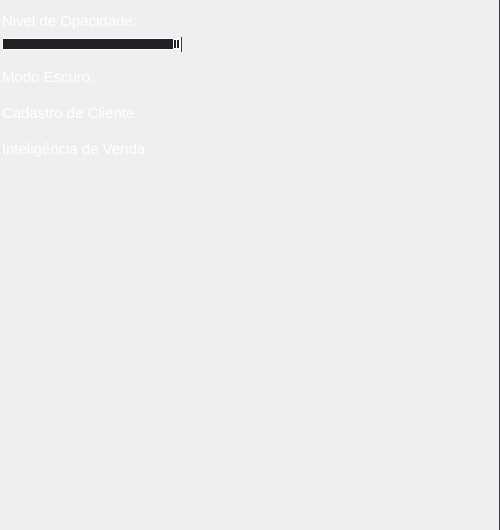
                           <widget class="QFrame" name="frame_13">
                            <property name="minimumSize">
                             <size>
                              <width>500</width>
                              <height>530</height>
                             </size>
                            </property>
                            <property name="maximumSize">
                             <size>
                              <width>16777215</width>
                              <height>530</height>
                             </size>
                            </property>
                            <property name="styleSheet">
                             <string notr="true">border-radius: 0px;
border: 0px solid rgb(212, 212, 212);
border-right: 1px solid rgb(54, 57, 62);</string>
                            </property>
                            <property name="frameShape">
                             <enum>QFrame::StyledPanel</enum>
                            </property>
                            <property name="frameShadow">
                             <enum>QFrame::Raised</enum>
                            </property>
                            <layout class="QVBoxLayout" name="verticalLayout_11">
                             <property name="leftMargin">
                              <number>2</number>
                             </property>
                             <item alignment="Qt::AlignLeft">
                              <widget class="QLabel" name="label_3">
                               <property name="minimumSize">
                                <size>
                                 <width>360</width>
                                 <height>20</height>
                                </size>
                               </property>
                               <property name="maximumSize">
                                <size>
                                 <width>360</width>
                                 <height>20</height>
                                </size>
                               </property>
                               <property name="font">
                                <font>
                                 <family>Arial</family>
                                 <pointsize>11</pointsize>
                                </font>
                               </property>
                               <property name="styleSheet">
                                <string notr="true">border-radius: 0px;
border: 0px solid rgb(212, 212, 212);
color: rgb(255, 255, 255);</string>
                               </property>
                               <property name="text">
                                <string>Nivel de Opacidade:</string>
                               </property>
                              </widget>
                             </item>
                             <item alignment="Qt::AlignLeft|Qt::AlignTop">
                              <widget class="QSlider" name="slopaci">
                               <property name="minimumSize">
                                <size>
                                 <width>180</width>
                                 <height>15</height>
                                </size>
                               </property>
                               <property name="maximumSize">
                                <size>
                                 <width>180</width>
                                 <height>15</height>
                                </size>
                               </property>
                               <property name="styleSheet">
                                <string notr="true">QSlider::groove:horizontal {
border: 1px solid rgb(255, 255, 255);
background: rgb(32, 34, 37);
height: 10px;
border-radius: 0px;
}

QSlider::sub-page:horizontal {
background: qlineargradient(x1: 0, y1: 0,    x2: 0, y2: 1,
    stop: 0 rgb(62, 65, 72), stop: 1 rgb(62, 65, 72));
background: qlineargradient(x1: 0, y1: 0.2, x2: 1, y2: 1,
    stop: 0 rgb(62, 65, 72), stop: 1 rgb(62, 65, 72));
border: 1px solid rgb(255, 255, 255);
height: 10px;
border-radius: 0px;
}

QSlider::handle:horizontal {
background: qlineargradient(x1:0, y1:0, x2:1, y2:1,
    stop:0 #eee, stop:1 #ccc);
border: 1px solid rgb(255, 255, 255);
width: 5px;
border-radius: 0px;
}</string>
                               </property>
                               <property name="minimum">
                                <number>75</number>
                               </property>
                               <property name="maximum">
                                <number>100</number>
                               </property>
                               <property name="singleStep">
                                <number>2</number>
                               </property>
                               <property name="pageStep">
                                <number>2</number>
                               </property>
                               <property name="value">
                                <number>100</number>
                               </property>
                               <property name="tracking">
                                <bool>false</bool>
                               </property>
                               <property name="orientation">
                                <enum>Qt::Horizontal</enum>
                               </property>
                               <property name="tickPosition">
                                <enum>QSlider::NoTicks</enum>
                               </property>
                               <property name="tickInterval">
                                <number>0</number>
                               </property>
                              </widget>
                             </item>
                             <item alignment="Qt::AlignLeft|Qt::AlignVCenter">
                              <widget class="QFrame" name="frame_15">
                               <property name="minimumSize">
                                <size>
                                 <width>360</width>
                                 <height>30</height>
                                </size>
                               </property>
                               <property name="maximumSize">
                                <size>
                                 <width>360</width>
                                 <height>30</height>
                                </size>
                               </property>
                               <property name="styleSheet">
                                <string notr="true">border-radius: 0px;
border: 0px solid rgb(212, 212, 212);</string>
                               </property>
                               <property name="frameShape">
                                <enum>QFrame::StyledPanel</enum>
                               </property>
                               <property name="frameShadow">
                                <enum>QFrame::Raised</enum>
                               </property>
                               <layout class="QHBoxLayout" name="horizontalLayout_5">
                                <property name="spacing">
                                 <number>0</number>
                                </property>
                                <property name="leftMargin">
                                 <number>0</number>
                                </property>
                                <property name="rightMargin">
                                 <number>150</number>
                                </property>
                                <item alignment="Qt::AlignLeft|Qt::AlignTop">
                                 <widget class="QLabel" name="label_7">
                                  <property name="minimumSize">
                                   <size>
                                    <width>145</width>
                                    <height>20</height>
                                   </size>
                                  </property>
                                  <property name="maximumSize">
                                   <size>
                                    <width>145</width>
                                    <height>20</height>
                                   </size>
                                  </property>
                                  <property name="font">
                                   <font>
                                    <family>Arial</family>
                                    <pointsize>11</pointsize>
                                   </font>
                                  </property>
                                  <property name="styleSheet">
                                   <string notr="true">color: rgb(255, 255, 255);</string>
                                  </property>
                                  <property name="text">
                                   <string>Modo Escuro:</string>
                                  </property>
                                 </widget>
                                </item>
                                <item alignment="Qt::AlignLeft|Qt::AlignTop">
                                 <widget class="QPushButton" name="btndark">
                                  <property name="minimumSize">
                                   <size>
                                    <width>35</width>
                                    <height>20</height>
                                   </size>
                                  </property>
                                  <property name="maximumSize">
                                   <size>
                                    <width>35</width>
                                    <height>20</height>
                                   </size>
                                  </property>
                                  <property name="text">
                                   <string/>
                                  </property>
                                  <property name="icon">
                                   <iconset>
                                    <normaloff>../Icons/off.ico</normaloff>../Icons/off.ico</iconset>
                                  </property>
                                  <property name="iconSize">
                                   <size>
                                    <width>35</width>
                                    <height>35</height>
                                   </size>
                                  </property>
                                 </widget>
                                </item>
                               </layout>
                              </widget>
                             </item>
                             <item>
                              <widget class="QFrame" name="frame_16">
                               <property name="minimumSize">
                                <size>
                                 <width>360</width>
                                 <height>30</height>
                                </size>
                               </property>
                               <property name="maximumSize">
                                <size>
                                 <width>360</width>
                                 <height>30</height>
                                </size>
                               </property>
                               <property name="styleSheet">
                                <string notr="true">border-radius: 0px;
border: 0px solid rgb(212, 212, 212);</string>
                               </property>
                               <property name="frameShape">
                                <enum>QFrame::StyledPanel</enum>
                               </property>
                               <property name="frameShadow">
                                <enum>QFrame::Raised</enum>
                               </property>
                               <layout class="QHBoxLayout" name="horizontalLayout_6">
                                <property name="spacing">
                                 <number>0</number>
                                </property>
                                <property name="leftMargin">
                                 <number>0</number>
                                </property>
                                <property name="topMargin">
                                 <number>9</number>
                                </property>
                                <property name="rightMargin">
                                 <number>150</number>
                                </property>
                                <property name="bottomMargin">
                                 <number>9</number>
                                </property>
                                <item alignment="Qt::AlignLeft|Qt::AlignTop">
                                 <widget class="QLabel" name="label_8">
                                  <property name="minimumSize">
                                   <size>
                                    <width>145</width>
                                    <height>20</height>
                                   </size>
                                  </property>
                                  <property name="maximumSize">
                                   <size>
                                    <width>145</width>
                                    <height>20</height>
                                   </size>
                                  </property>
                                  <property name="font">
                                   <font>
                                    <family>Arial</family>
                                    <pointsize>11</pointsize>
                                   </font>
                                  </property>
                                  <property name="styleSheet">
                                   <string notr="true">color: rgb(255, 255, 255);</string>
                                  </property>
                                  <property name="text">
                                   <string>Cadastro de Cliente:</string>
                                  </property>
                                 </widget>
                                </item>
                                <item alignment="Qt::AlignLeft|Qt::AlignTop">
                                 <widget class="QPushButton" name="btncadast">
                                  <property name="minimumSize">
                                   <size>
                                    <width>35</width>
                                    <height>20</height>
                                   </size>
                                  </property>
                                  <property name="maximumSize">
                                   <size>
                                    <width>35</width>
                                    <height>20</height>
                                   </size>
                                  </property>
                                  <property name="text">
                                   <string/>
                                  </property>
                                  <property name="icon">
                                   <iconset>
                                    <normaloff>../Icons/off.ico</normaloff>../Icons/off.ico</iconset>
                                  </property>
                                  <property name="iconSize">
                                   <size>
                                    <width>35</width>
                                    <height>35</height>
                                   </size>
                                  </property>
                                 </widget>
                                </item>
                               </layout>
                              </widget>
                             </item>
                             <item>
                              <widget class="QFrame" name="frame_18">
                               <property name="minimumSize">
                                <size>
                                 <width>360</width>
                                 <height>30</height>
                                </size>
                               </property>
                               <property name="maximumSize">
                                <size>
                                 <width>360</width>
                                 <height>30</height>
                                </size>
                               </property>
                               <property name="styleSheet">
                                <string notr="true">border-radius: 0px;
border: 0px solid rgb(212, 212, 212);</string>
                               </property>
                               <property name="frameShape">
                                <enum>QFrame::StyledPanel</enum>
                               </property>
                               <property name="frameShadow">
                                <enum>QFrame::Raised</enum>
                               </property>
                               <layout class="QHBoxLayout" name="horizontalLayout_9">
                                <property name="spacing">
                                 <number>0</number>
                                </property>
                                <property name="leftMargin">
                                 <number>0</number>
                                </property>
                                <property name="rightMargin">
                                 <number>150</number>
                                </property>
                                <item>
                                 <widget class="QLabel" name="label_10">
                                  <property name="minimumSize">
                                   <size>
                                    <width>145</width>
                                    <height>20</height>
                                   </size>
                                  </property>
                                  <property name="maximumSize">
                                   <size>
                                    <width>145</width>
                                    <height>20</height>
                                   </size>
                                  </property>
                                  <property name="font">
                                   <font>
                                    <family>Arial</family>
                                    <pointsize>11</pointsize>
                                   </font>
                                  </property>
                                  <property name="styleSheet">
                                   <string notr="true">color: rgb(255, 255, 255);</string>
                                  </property>
                                  <property name="text">
                                   <string>Inteligência de Venda:</string>
                                  </property>
                                 </widget>
                                </item>
                                <item alignment="Qt::AlignLeft">
                                 <widget class="QPushButton" name="btnintvend">
                                  <property name="minimumSize">
                                   <size>
                                    <width>35</width>
                                    <height>20</height>
                                   </size>
                                  </property>
                                  <property name="maximumSize">
                                   <size>
                                    <width>35</width>
                                    <height>20</height>
                                   </size>
                                  </property>
                                  <property name="text">
                                   <string/>
                                  </property>
                                  <property name="icon">
                                   <iconset>
                                    <normaloff>../Icons/off.ico</normaloff>../Icons/off.ico</iconset>
                                  </property>
                                  <property name="iconSize">
                                   <size>
                                    <width>35</width>
                                    <height>35</height>
                                   </size>
                                  </property>
                                 </widget>
                                </item>
                               </layout>
                              </widget>
                             </item>
                             <item>
                              <spacer name="verticalSpacer_18">
                               <property name="orientation">
                                <enum>Qt::Vertical</enum>
                               </property>
                               <property name="sizeHint" stdset="0">
                                <size>
                                 <width>20</width>
                                 <height>40</height>
                                </size>
                               </property>
                              </spacer>
                             </item>
                            </layout>
                           </widget>
